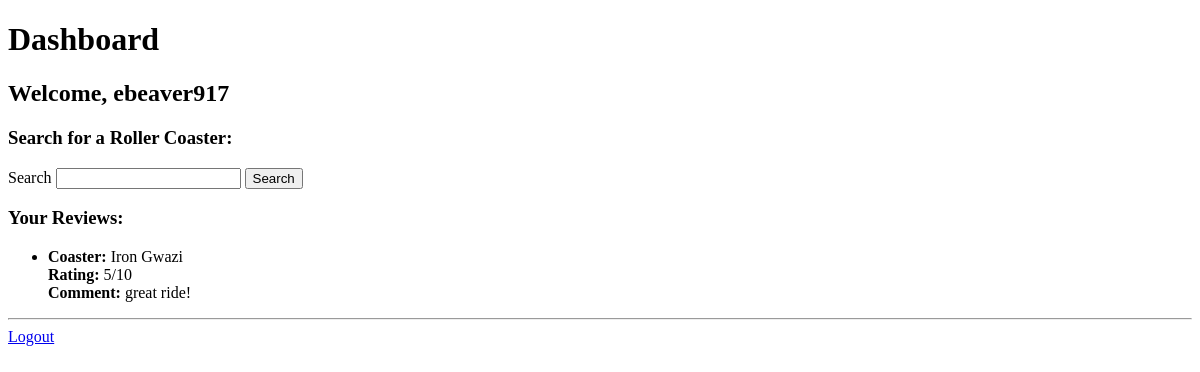
Page /dashboard (signed in) on the earlier database version.
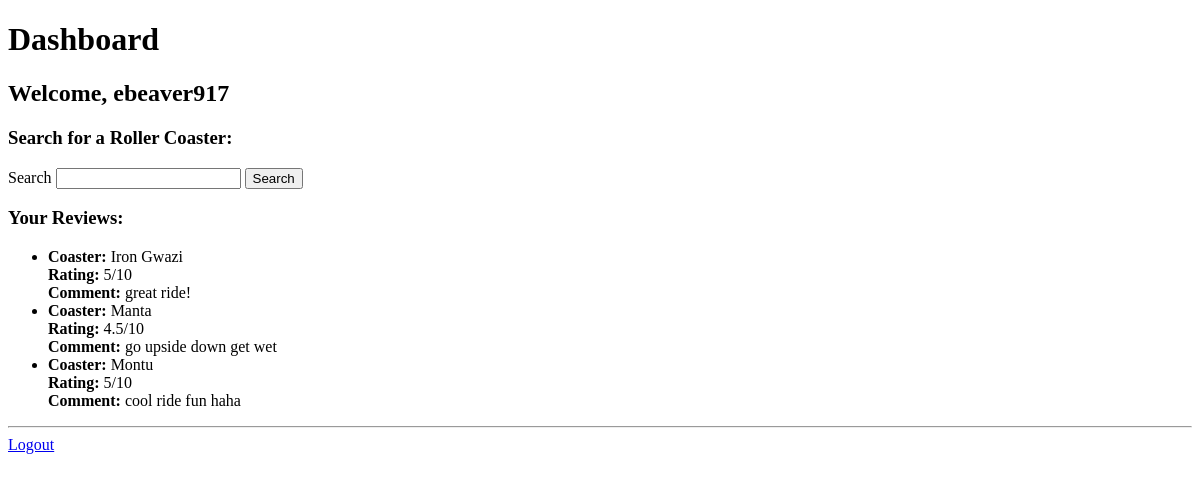
Same page on the later database version.
### app.py (models this page shows)
class User(db.Model, UserMixin):
    id = db.Column(db.Integer, primary_key=True)
    username = db.Column(db.String(20), nullable=False, unique=True)
    password = db.Column(db.String(80), nullable=False)

class Review(db.Model):
    id = db.Column(db.Integer, primary_key=True)
    user_id = db.Column(db.Integer, db.ForeignKey('user.id'), nullable=False)
    coaster_id = db.Column(db.Integer, db.ForeignKey('coaster.id'), nullable=False)
    rating = db.Column(db.Integer, nullable=False)
    content = db.Column(db.Text, nullable=False)
    user = db.relationship('User', backref=db.backref('reviews', lazy=True))
    coaster = db.relationship('Coaster', backref=db.backref('reviews', lazy=True))

class Coaster(db.Model):
    id = db.Column(db.Integer, primary_key=True)
    name = db.Column(db.String(100))
    park = db.Column(db.String(100))
    location = db.Column(db.String(100))
    opening_date = db.Column(db.String(20))
    length = db.Column(db.Float)
    height = db.Column(db.Float)
    drop = db.Column(db.Float)
    speed = db.Column(db.Float)
    inversions = db.Column(db.Integer)
    vertical_angle = db.Column(db.Float)
    duration = db.Column(db.Float)
    rcdb_link = db.Column(db.String(200))

### app.py (the view)
@app.route('/dashboard', methods=['GET', 'POST'])
@login_required
def dashboard():
    search_form = SearchForm()
    coasters = None
    if search_form.validate_on_submit():
        search_query = search_form.search_query.data
        coasters = Coaster.query.filter(Coaster.name.ilike(f'%{search_query}%')).all()
    user_reviews = Review.query.filter_by(user_id=current_user.id).all()
    return render_template('dashboard.html', search_form=search_form, coasters=coasters, user_reviews=user_reviews)

### app.py
class SearchForm(FlaskForm):
    search_query = StringField('Search', validators=[InputRequired()])
    submit = SubmitField('Search')

### app.py (called while the page is built)
@login_manager.user_loader
def load_user(user_id):
    return User.query.get(int(user_id))

### templates/dashboard.html (shortened to what this page needs)
<!DOCTYPE html>
<html lang="en">
<head>
</head>
<body>
    <h1>Dashboard</h1>
    <h2>Welcome, {{ current_user.username }}</h2>
    <h3>Search for a Roller Coaster:</h3>
    <form method="POST">
        {{ search_form.search_query.label }} {{ search_form.search_query(size=20) }}
        {{ search_form.submit() }}
    </form>
    <h3>Your Reviews:</h3>
    {% if user_reviews %}
        <ul>
            {% for review in user_reviews %}
                <li>
                    <strong>Coaster:</strong> {{ review.coaster.name }}<br>
                    <strong>Rating:</strong> {{ review.rating }}/10<br>
                    <strong>Comment:</strong> {{ review.content }}
                </li>
            {% endfor %}
        </ul>
    {% else %}
        <p>You have not written any reviews yet.</p>
    {% endif %}
    <hr>
    <a href="{{ url_for('logout') }}">Logout</a>
</body>
</html>

Differences in the rows shown:
added Review: coaster.name "Manta", rating "4.5", content "go upside down get wet"
added Review: coaster.name "Montu", rating "5", content "cool ride fun haha"
